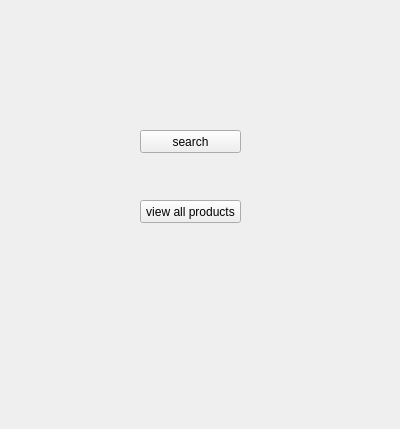
<?xml version="1.0" encoding="UTF-8"?>
<ui version="4.0">
 <class>Form</class>
 <widget class="QWidget" name="Form">
  <property name="geometry">
   <rect>
    <x>0</x>
    <y>0</y>
    <width>400</width>
    <height>429</height>
   </rect>
  </property>
  <property name="windowTitle">
   <string>Form</string>
  </property>
  <widget class="QPushButton" name="searchcl">
   <property name="geometry">
    <rect>
     <x>140</x>
     <y>130</y>
     <width>101</width>
     <height>23</height>
    </rect>
   </property>
   <property name="text">
    <string>search</string>
   </property>
  </widget>
  <widget class="QPushButton" name="viewallcl">
   <property name="geometry">
    <rect>
     <x>140</x>
     <y>200</y>
     <width>101</width>
     <height>23</height>
    </rect>
   </property>
   <property name="text">
    <string>view all products</string>
   </property>
  </widget>
 </widget>
 <resources/>
 <connections/>
</ui>
